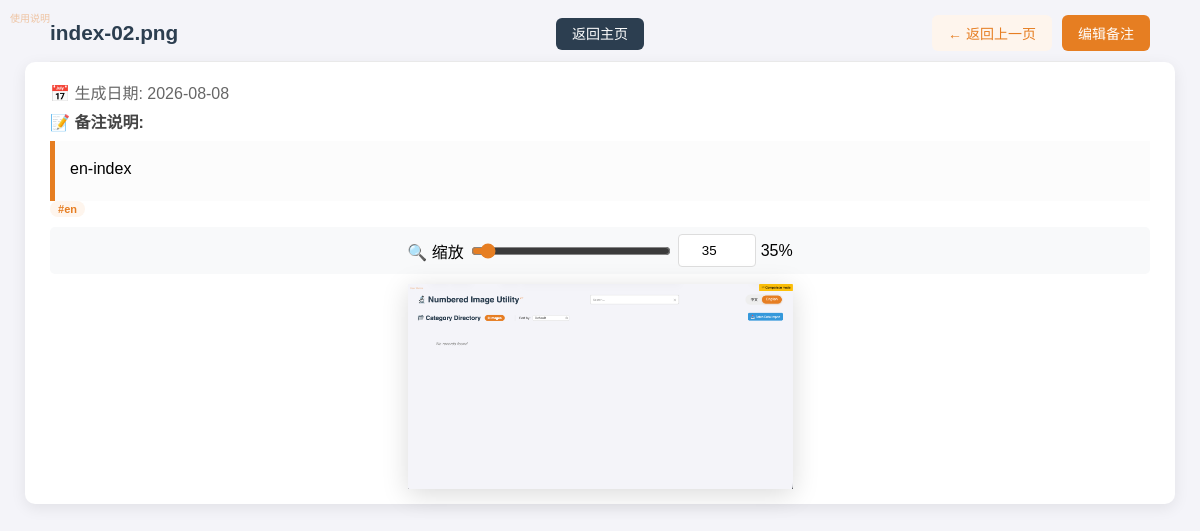
The app's page /view/index-02.png with its own data.
### tables this page shows
CREATE TABLE image_notes (
                filename TEXT PRIMARY KEY,
                notes TEXT,
                experiment_date TEXT,
                tags TEXT,
                updated_at TEXT
            );

### app.py (the view)
@app.route('/view/<path:filename>')
def view(filename):
    safe_filename = os.path.basename(filename)
    lang = session.get('lang', 'zh')
    conn = get_db()
    row = conn.execute('SELECT * FROM image_notes WHERE filename = ?', (safe_filename,)).fetchone()
    conn.close()
    tags_list = []
    if row and row['tags']:
        tags_list = [t.strip() for t in row['tags'].split(',') if t.strip()]
    current_prefix = ""
    if row:
        parts = safe_filename.split('-') # 使用 safe_filename
        current_prefix = "-".join(parts[:-1]) if len(parts) >= 2 else ""
    else:
        parts = safe_filename.split('-') # 使用 safe_filename
        current_prefix = "-".join(parts[:-1]) if len(parts) >= 2 else ""
    return render_template('view.html',
        filename=safe_filename, # 使用加固后的文件名
        notes=row['notes'] if row else None,
        exp_date=row['experiment_date'] if row else None,
        tags=tags_list,        # 传入解析好的标签列表
        prefix=current_prefix, # 传入当前文件的 prefix，供 HTML 判断跳转路径
        lang_dict=LANGUAGES[lang],
        current_lang=lang
    )

### app.py (called while the page is built)
def get_db():
    conn = sqlite3.connect(DATABASE, timeout=20)
    conn.row_factory = sqlite3.Row
    return conn

### templates/view.html (shortened to what this page needs)
<!DOCTYPE html>
<html lang="{{ current_lang }}">
<head>
</head>
<body id="body">
<a href="https://nqy-exp.github.io/niu/" target="_blank" rel="noopener noreferrer" class="tiny-guide-link">
    {{ lang_dict['user_guide'] }}
</a>
<div class="header-bar">
    <h1 class="header-title">{{ filename }}</h1>
    <div class="center-action">
        <a href="/" class="btn btn-back-home">{{ lang_dict['btn_back_index'] }}</a>
    </div>
   <div class="top-actions">
<a href="javascript:void(0);" onclick="smartBack()" class="btn btn-back-prev">
    {{ lang_dict['btn_back_prev'] }}
</a>
    <a href="/add_note/{{ filename }}" class="btn btn-edit">{{ lang_dict['btn_edit'] }}</a>
   </div>
</div>
<div class="content">
    <div class="info-section">
        <div class="date-tag">{{ lang_dict['date_label'] }} {{ exp_date if exp_date else lang_dict['exp_date_none'] }}</div>
        <span class="notes-title">{{ lang_dict['notes_label'] }}</span>
        <div class="notes-text">{{ notes if notes else '' }}</div>
        {% if tags %}
    <div class="view-tags-container">
        {% for tag in tags %}
            <span class="view-tag-badge">#{{ tag }}</span>
        {% endfor %}
    </div>
    {% endif %}
    </div>
    <div class="controls">
        <label for="zoomSlider">{{ lang_dict['zoom_label'][:5] }}</label>
        <input type="range" id="zoomSlider" min="10" max="500" value="35">
        <input type="number" id="zoomNumber" class="zoom-number-input" min="10" max="500" value="35">
        <span id="zoomValue">35%</span>
    </div>
    <div class="image-wrapper">
        <img src="/images/{{ filename }}" id="mainImage" onerror="handleError()">
    </div>
</div>
</body>
</html>

### templates/view.html (style rules this page uses)
:root { --primary-color: #e67e22; --primary-hover: #d35400; --light-orange: #fef5ed; --text-dark: #2c3e50; --bg-gray: #f4f4f9; }
body { font-family: sans-serif; margin: 0; padding: 15px; background: var(--bg-gray); text-align: center; }
.content { background: white; padding: 15px 25px; border-radius: 10px; box-shadow: 0 4px 15px rgba(0,0,0,0.08); max-width: 1100px; margin: 0 auto 40px auto; }
.header-bar { display: grid; grid-template-columns: 1fr auto 1fr; align-items: center; margin-bottom: 15px; border-bottom: 1px solid #eee; padding-bottom: 10px; max-width: 1100px; margin: 0 auto; }
.header-title { margin: 0; font-size: 1.3em; color: var(--text-dark); text-align: left; }
.center-action { justify-self: center; }
.top-actions { display: flex; justify-content: flex-end; gap: 10px; }
.btn { padding: 8px 16px; text-decoration: none; border-radius: 6px; font-size: 14px; transition: all 0.2s ease; font-weight: 500; }
.btn-edit { background: var(--primary-color); color: white; }
.controls { margin: 10px 0; padding: 7px; background: #f8f9fa; border-radius: 5px; display: flex; align-items: center; justify-content: center; gap: 5px; }
input[type=range] { width: 200px; cursor: pointer; accent-color: var(--primary-color); }
.zoom-number-input { width: 60px; padding: 8px; border: 1px solid #ddd; border-radius: 4px; text-align: center; outline: none; }
.image-wrapper { width: 100%; overflow: visible; display: flex; justify-content: center; }
#mainImage { transition: width 0.1s ease-out; width: 35%; height: auto; display: block; box-shadow: 0 5px 25px rgba(0,0,0,0.15); }
.info-section { text-align: left; padding-top: 3px;margin-bottom: 10px; }
.date-tag { color: #666; font-size: 1em; margin-bottom: 5px; }
.notes-title { font-weight: bold; display: block; margin-bottom: 8px; color: #444; }
.notes-text { background: #fcfcfc; padding: 15px; border-left: 5px solid var(--primary-color); white-space: pre-wrap; min-height: 30px; font-size: 1em; line-height: 1.6; }
.view-tags-container { display: flex; flex-wrap: wrap; gap: 5px; }
.view-tag-badge { background: var(--light-orange); color: var(--primary-color); padding: 2px 8px; border-radius: 12px; font-size: 11px; font-weight: bold; border: 1px solid var(--border-orange); }
.btn-back-prev { background: var(--light-orange); color: var(--primary-color); border: 1px solid var(--border-orange); }
.btn-back-home { background: var(--text-dark); color: white; }
.tiny-guide-link { position: fixed; top: 10px; left: 10px; font-size: 10px; color: #eba56b; text-decoration: none; z-index: 9999; transition: all 0.3s ease; opacity: 0.6; }

### records on screen
image_notes: filename "index-02.png", experiment_date "2026-08-08", notes "en-index", tags "en"

### other values on screen
{{ lang_dict['user_guide'] }} "使用说明"
{{ lang_dict['btn_back_index'] }} "返回主页"
{{ lang_dict['btn_back_prev'] }} "← 返回上一页"
{{ lang_dict['btn_edit'] }} "编辑备注"
{{ lang_dict['date_label'] }} "📅 生成日期:"
{{ lang_dict['notes_label'] }} "📝 备注说明:"
{{ lang_dict['zoom_label'][:5] }} "🔍 缩放"
